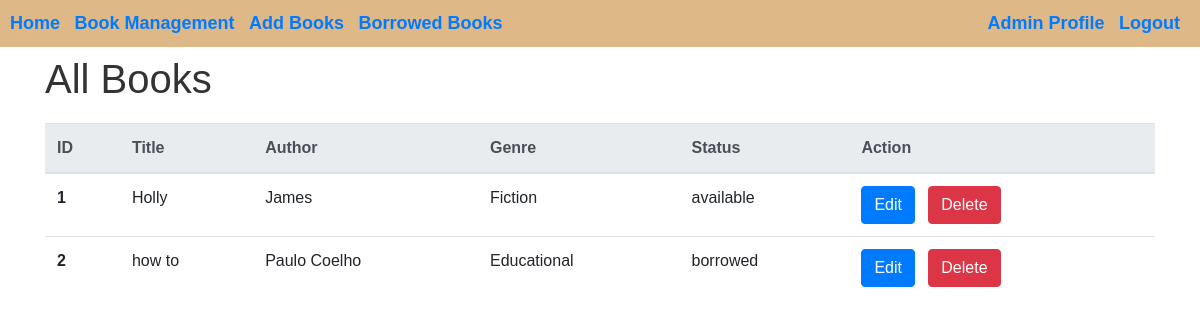
The page /books/ (signed in) on the database as committed earlier.
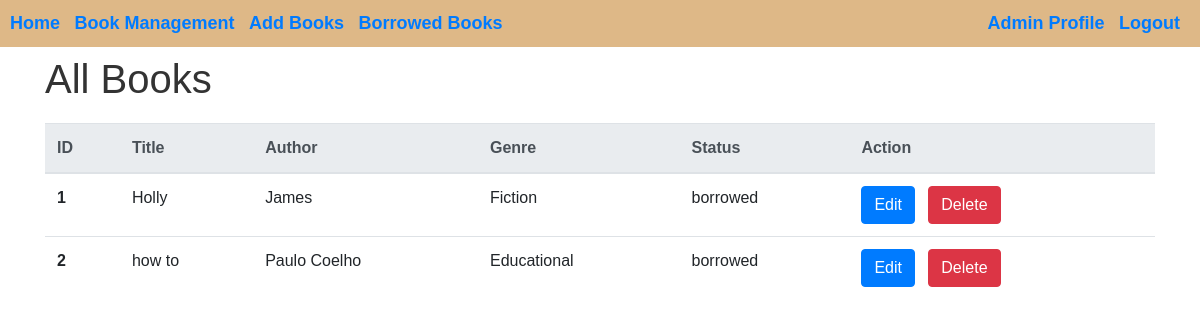
The same page on the database as committed later.
### bookmanagement/models.py (models this page shows, shortened)
class Book(models.Model):
    title = models.CharField(max_length=100)
    author = models.CharField(max_length=100)
    genre = models.CharField(max_length=50)
    book_file=models.FileField(upload_to='books_pdfs', default= "")
    book_cover=models.ImageField(upload_to='library_manage/books_image', default = "")
    ratings=models.DecimalField(max_digits=3, decimal_places=1, default = 2)
    status_choices = [
        ('available', 'Available'),
        ('borrowed', 'Borrowed'),
    ]
    status = models.CharField(max_length=20, choices=status_choices, default='available')

### bookmanagement/views.py (the view)
    def wrapper(request, *args, **kwargs):
        if request.user.is_authenticated and (request.user.is_superuser or request.user.is_admin):
            return view_func(request, *args, **kwargs)
        else:
            return redirect('login')  # Redirect to login page if not admin or super admin

### bookmanagement/views.py (called while the page is built)
def admin_required(view_func):
    def wrapper(request, *args, **kwargs):
        if request.user.is_authenticated and (request.user.is_superuser or request.user.is_admin):
            return view_func(request, *args, **kwargs)
        else:
            return redirect('login')  # Redirect to login page if not admin or super admin
    return wrapper

@login_required(login_url='login')
@admin_required
def book_list(request):
    books = Book.objects.all()
    us=User.objects.all()
    context={'books':books}
    return render(request, 'bookmanagement/book_list.html', context=context)

### bookmanagement/templates/bookmanagement/book_list.html (shortened to what this page needs)
<!doctype html>
<html lang="en">
<head>
  <link rel="stylesheet" href="https://cdnjs.cloudflare.com/ajax/libs/font-awesome/5.15.2/css/all.min.css"
 />
  <link rel="stylesheet" href="https://cdn.jsdelivr.net/npm/bootstrap@4.4.1/dist/css/bootstrap.min.css"
>
</head>
<body>
  <header>
    <nav>
      <ul>
        <li><a href="{% url 'home' %}" style="text-decoration: none; font-weight: bold; font-size: 18px;">Home</a></li>
        <li><a href="booklist" style="text-decoration: none; font-weight: bold; font-size: 18px;">Book Management</a></li>
        <li><a href="AddBook" style="text-decoration: none; font-weight: bold; font-size: 18px;">Add Books</a></li>
        <li><a href="Borrowed" style="text-decoration: none; font-weight: bold; font-size: 18px;">Borrowed Books</a></li>
      </ul>
      <ul>
        <li><a href="#" style="text-decoration: none; font-weight: bold; font-size: 18px;">Admin Profile</a></li>
        <li><a href="{% url 'logout' %}" style="text-decoration: none; font-weight: bold; font-size: 18px;">Logout</a></li>
      </ul>
    </nav>
  </header>
  <div class="container">
    <h1 class="mt-2">All Books</h1>
    <table class="table">
      <thead class="thead-light">
        <tr>
          <th scope="col">ID</th>
          <th scope="col">Title</th>
          <th scope="col">Author</th>
          <th scope="col">Genre</th>
          <th scope="col">Status</th>
        <th scope="col">Action</th>
        </tr>
      </thead>
      <tbody>
        {% for i in books %}
        <tr>
          <th scope="row">{{ forloop.counter }}</th>
          <td>{{ i.title }}</td>
          <td>{{ i.author }}</td>
          <td>{{ i.genre }}</td>
          <td>{{ i.status }}</td>
          <td>
            <a href="editbook?bookid={{i.id}}"><button type="button" class="btn btn-primary">Edit</button></a>
            <a href="deletebook?bookid={{i.id}}"><button type="button" class="btn btn-danger">Delete</button></a>
          </td>
        </tr>
        {% endfor %}
      </tbody>
    </table>
  </div>

Rows that differ between the two databases and show on the page:
changed Book "Holly": status "available" → "borrowed"
